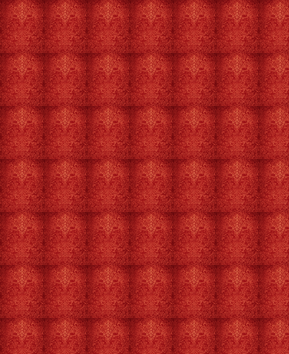
#> input picture assets/images/header_pattern.png, 289 x 354 px, found by its file name
$ python tile_texture.py
#> lines starting #> are read from the running program, lines starting #| are printed output that depends on the picture
from PIL import Image

def tile_image(input_path, output_path, scale_factor=0.25):
#> called with scale_factor = 0.15
    try:
        # Open the original image
        original = Image.open(input_path)
#> original is the input picture: PIL image 289x354 RGBA; mean R, G, B, A 165.5, 36.3, 32, 255

        # Calculate new size for the tile
        new_width = int(original.width * scale_factor)
#> new_width = 43
        new_height = int(original.height * scale_factor)
#> new_height = 53

        # Resize the image to be a "tile"
        tile = original.resize((new_width, new_height), Image.Resampling.LANCZOS)
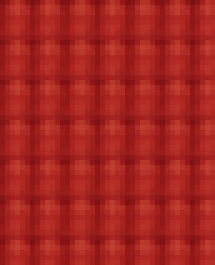
#> tile: PIL image 43x53 RGBA (shown 5 times larger); mean R, G, B, A 165.6, 36.4, 32, 255

        # Create a new blank image with the original dimensions (or slightly larger to ensure coverage)
        # We'll use the original dimensions to maintain the aspect ratio if it was specific,
        # or just huge to cover everything. Let's keep original dimensions.
        new_image = Image.new('RGBA', original.size)
#> new_image: PIL image 289x354 RGBA; every value is 0

        # Paste the tiles
        for x in range(0, new_image.width, new_width):
            for y in range(0, new_image.height, new_height):
                new_image.paste(tile, (x, y))
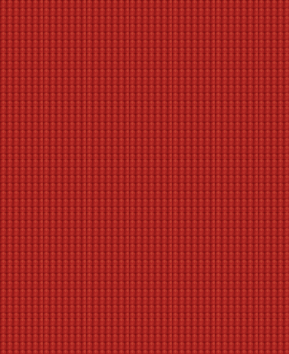
#> new_image: PIL image 289x354 RGBA; mean R, G, B, A 165.6, 36.4, 32, 255

        # Save the result
        new_image.save(output_path)
        print(f"Successfully tiled image to {output_path}")

    except Exception as e:
        print(f"Error processing image: {e}")

if __name__ == "__main__":
    input_file = r"d:\andriod_app\Yash_Traders\assets\images\header_pattern.png"
    # Overwriting the file directly as requested to "use that"
    output_file = r"d:\andriod_app\Yash_Traders\assets\images\header_pattern.png"

    # Scale factor 0.15 for "very small texture" (approx 1/6th size)
    tile_image(input_file, output_file, scale_factor=0.15)
